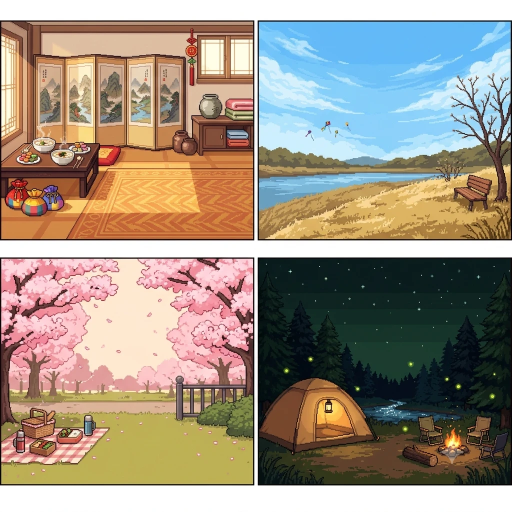
#> input picture assets-src/scene-bg2-1.png, 1024 x 1024 px (shown at 1/2 size)
$ python -i build-scenes.py   (imports and definitions only)
#> lines starting #> are read from the running program, lines starting #| are printed output that depends on the picture
"""연출 장소 배경 (assets-src/scene-s1~s7.png, 2×2 패널) → src/assets/scenes/{행동ID}.webp
실행: python3 scripts/build-scenes.py
패널은 흰 여백으로 나뉘어 있으므로 사분면마다 흰색이 아닌 영역의 테두리를 찾아 자르고, 외곽선 몇 픽셀을 안쪽으로 깎는다."""
import os
import numpy as np
from PIL import Image, ImageEnhance

# 밝기 보정: 원본이 전체적으로 어두워서 중간 톤을 끌어올림 (감마 0.8, 하이라이트는 거의 그대로) + 채도 살짝
_LUT = [round(255 * (i / 255) ** 0.8) for i in range(256)] * 3


def brighten(im):
    return ImageEnhance.Color(im.convert('RGB').point(_LUT)).enhance(1.06)

SHEETS = {
    's1': ['EDU_01', 'EDU_02', 'EDU_03', 'EDU_04'],
    's2': ['EDU_05', 'EDU_06', 'EDU_07', 'EDU_08'],
    's3': ['JOB_01', 'JOB_02', 'JOB_03', 'JOB_04'],
    's4': ['JOB_05', 'JOB_06', 'JOB_07', 'JOB_08'],
    's5': ['REST_01', 'REST_02', 'OUT_SHOP', 'OUT_BOOK'],
    's6': ['OUT_SCI', 'OUT_ARCADE', 'OUT_RUINS', 'OUT_ALLEY'],
    's7': ['RUNAWAY', 'CONTEST_SPORTS', 'CONTEST_ARTFEST', 'CONTEST_EXAM'],
    # 관찰 카메라 (v0.27): 이상행동 장면 + 화해 장면
    's8': ['REC_STRIKE', 'REC_LOCKED', 'REC_DELINQ', 'REC_SILENT'],
    's9': ['REC_COLD', 'REC_DOOR', 'REC_WARM', 'REC_LETTER'],
    # 비어 있던 화면 배경 (v0.39, docs/bg2_requests.xlsx): assets-src/scene-bg2-N.png
    'bg2-1': ['SP_SEOLLAL', 'SP_KITE', 'SP_PICNIC', 'SP_FIREFLY'],
    'bg2-2': ['SP_BLACKOUT', 'SP_SHOOTING_STAR', 'SP_CHUSEOK', 'SP_HALLOWEEN'],
    'bg2-3': ['SP_FIRST_SNOW', 'SP_GIMBAP', 'SP_MOVIE_NIGHT', 'SP_CLEANUP'],
    'bg2-4': ['SP_FLEA_MARKET', 'SP_TICKETING', 'SP_RAMEN', 'SP_PHOTO_BOOTH'],
    'bg2-5': ['SP_DRIVE', 'SP_SECRET_VISIT', 'SP_TOOTH', 'SP_FRIEND_VISIT'],
    'bg2-6': ['SP_STRAY_DOG', 'EMO_MART', 'EMO_ROOM', 'EMO_LIVING'],
    'bg2-7': ['EMO_CAR', 'EMO_ENTRY', 'EMO_SOFA', 'CS_SCHOOL'],
    'bg2-8': ['CS_PUBERTY', 'CS_MIDDLE', 'CS_GROWN', 'CS_SENIOR'],
    'bg2-9': ['PT_BDAY', 'PT_HOMEWORK', 'PT_LUNCH', 'PT_REPORT'],
}
OUT = 'src/assets/scenes'
W = 1000  # 이보다 크면 줄임 (원본 해상도 유지)


def span(v, frac):
    idx = np.where(v > frac)[0]
    return (idx.min(), idx.max() + 1) if len(idx) else None


def trim_blank(a):
    """패널 안에 남은 흰 빈칸·테두리 줄을 위아래에서 걷어 냄 (그림이 패널을 다 채우지 못한 경우)"""
    def bad(row):
        m = row.mean(axis=-1)
        return (m > 235).mean() > 0.6
    t, b = 0, a.shape[0]
    while t < b - 10 and bad(a[t]):
        t += 1
    while b > t + 10 and bad(a[b - 1]):
        b -= 1
    # 흰 칸과 그림 사이 테두리 선 몇 줄 더
    if t > 0:
        t += 3
    if b < a.shape[0]:
        b -= 3
    return a[t:b]


# [26 lines not run here, left out]

>>> from PIL import Image
>>> picture = Image.open('../assets-src/scene-bg2-1.png')
#> picture is the input picture: PIL image 1024x1024 RGB; mean R, G, B 157.5, 145.7, 130.8
>>> result = brighten(picture)
#> in brighten, `return ImageEnhance.Color(im.convert('RGB').point(_LUT)).enhance(1.06)`:
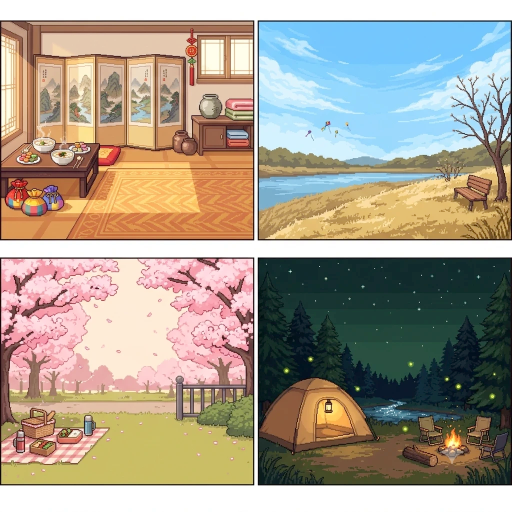
#> returned value: PIL image 1024x1024 RGB (shown at 1/2 size); mean R, G, B 167.6, 157.5, 141.9

$ run again, on assets-src/scene-bg2-9.orig.png
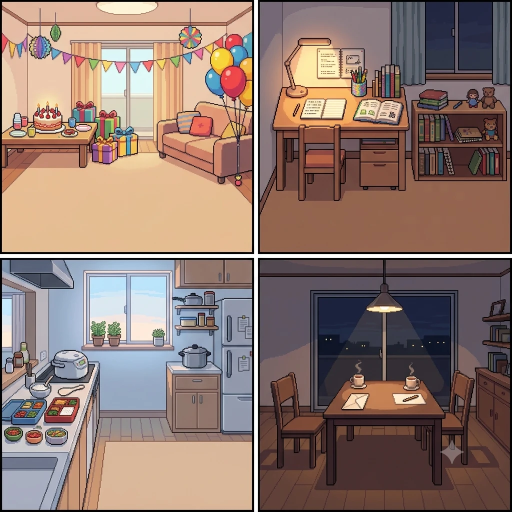
#> input picture assets-src/scene-bg2-9.orig.png, 1024 x 1024 px (shown at 1/2 size)
#> picture is the input picture: PIL image 1024x1024 RGB; mean R, G, B 141.9, 119.4, 110.7
#> in brighten, `return ImageEnhance.Color(im.convert('RGB').point(_LUT)).enhance(1.06)`:
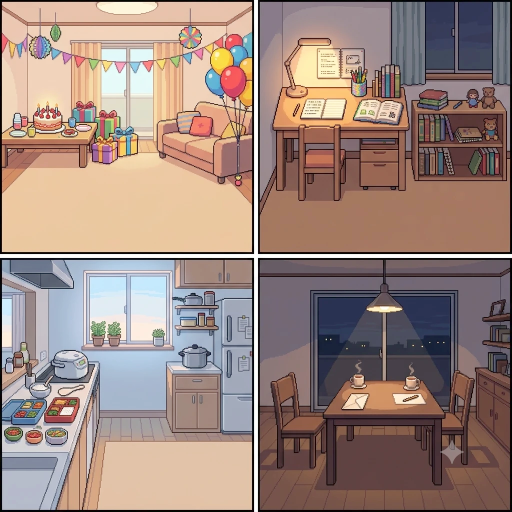
#> returned value: PIL image 1024x1024 RGB (shown at 1/2 size); mean R, G, B 156, 134.1, 125.9

$ run again, on assets-src/scene-s3.png
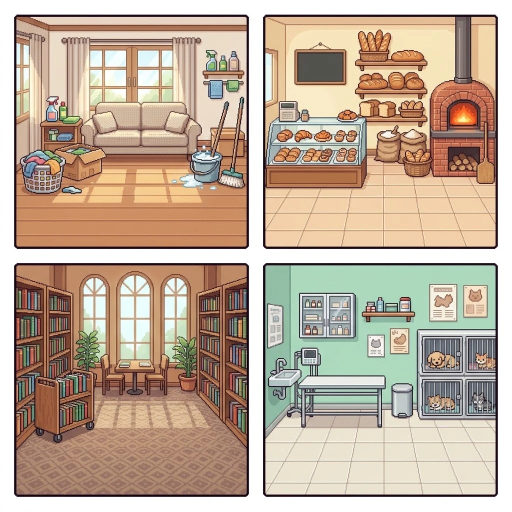
#> input picture assets-src/scene-s3.png, 1024 x 1024 px (shown at 1/2 size)
#> picture is the input picture: PIL image 1024x1024 RGB; mean R, G, B 191.8, 172.5, 153.9
#> in brighten, `return ImageEnhance.Color(im.convert('RGB').point(_LUT)).enhance(1.06)`:
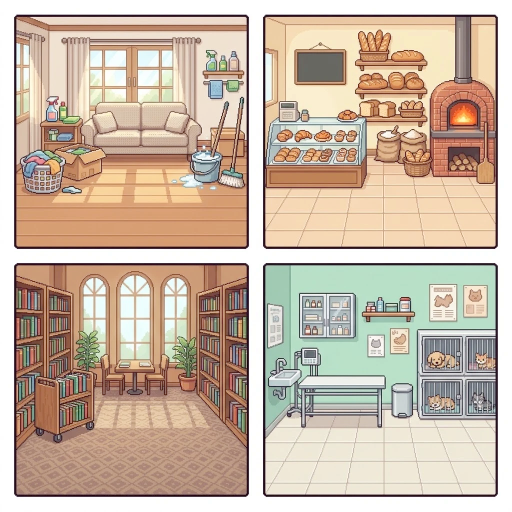
#> returned value: PIL image 1024x1024 RGB (shown at 1/2 size); mean R, G, B 201.2, 182.7, 165
